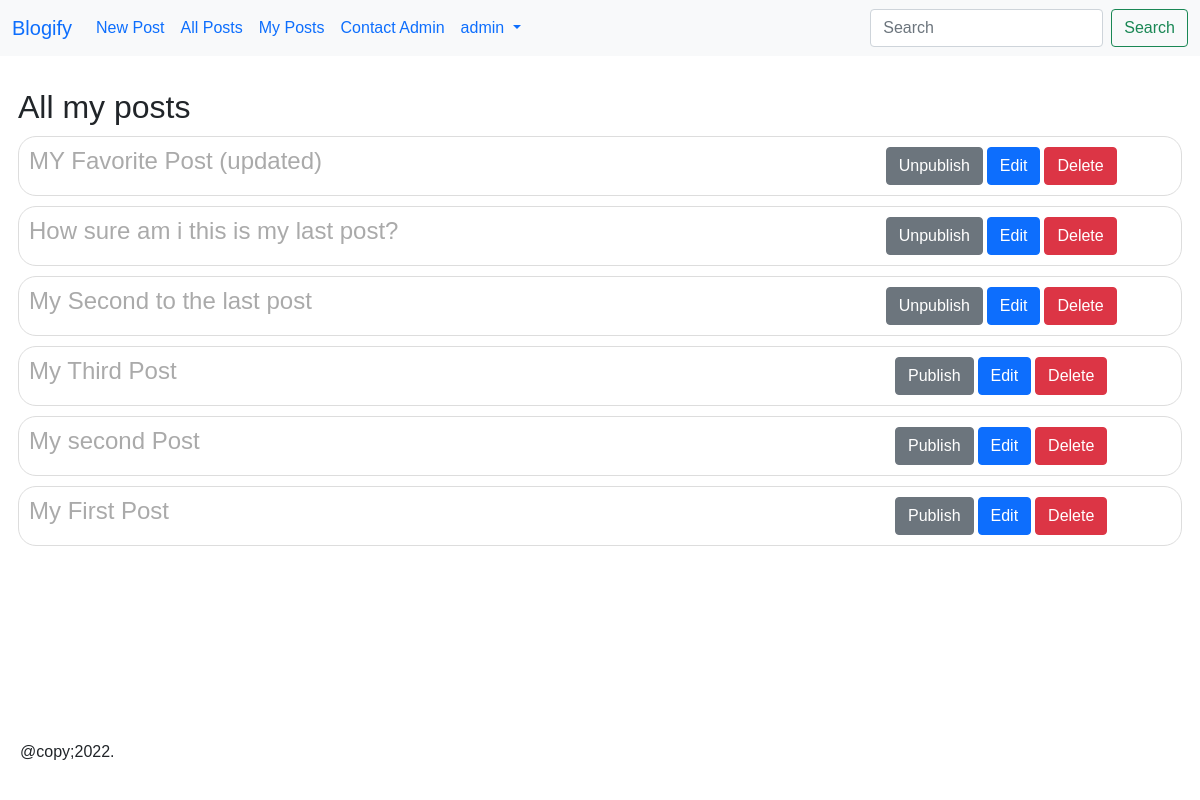
/posts/my-post/ (signed in), run on an earlier commit of the app's database.
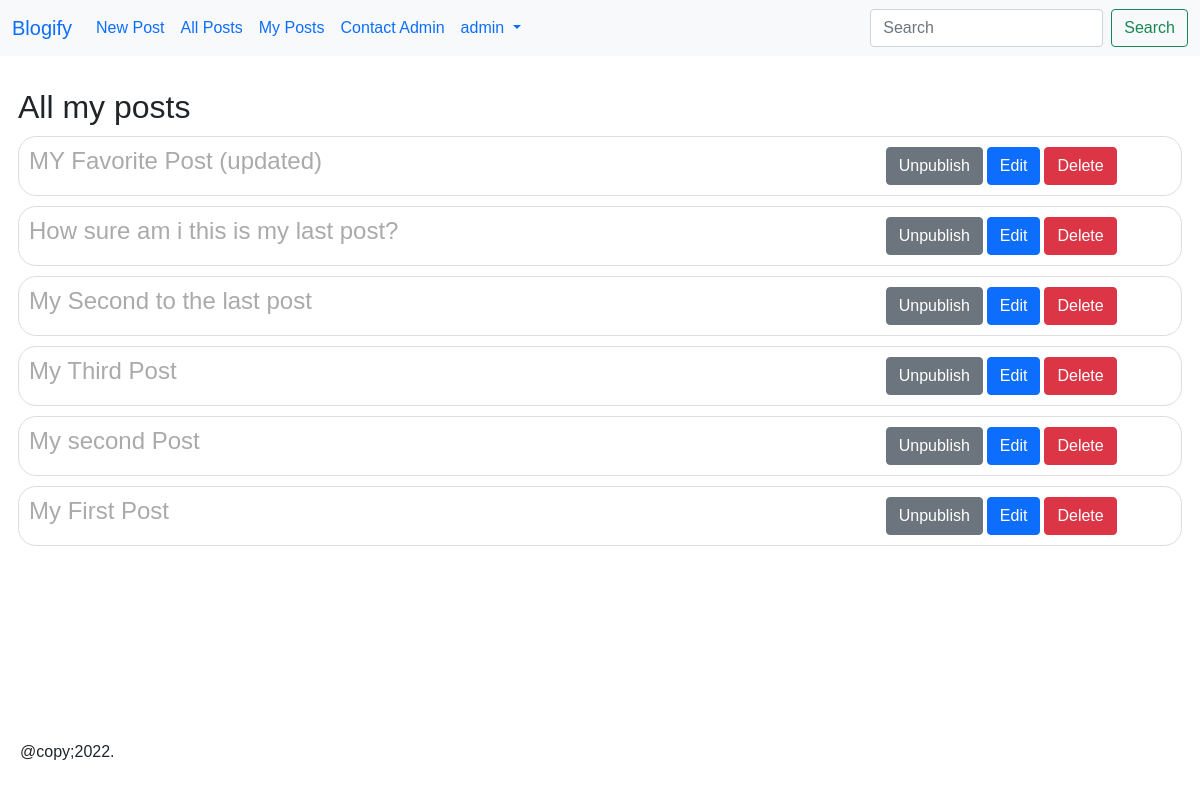
And on a later commit of the database.
### posts/models.py (models this page shows, shortened)
class Post(models.Model):
    STATUS_CHOICES = (
        ('draft', 'Draft'),
        ('published', 'Published'),
    )
    title = models.CharField(max_length=255)
    author = models.ForeignKey(
        get_user_model(),
        on_delete = models.CASCADE,
        related_name = 'posts'
    )
    body = models.TextField()
    publish = models.DateTimeField(default=timezone.now)
    created = models.DateTimeField(auto_now_add=True)
    updated = models.DateTimeField(auto_now=True)
    status = models.CharField(
        max_length=10,
        choices=STATUS_CHOICES,
        default='draft'
    )
    slug = models.SlugField(
        max_length=255,
        blank=True,
        null= True
    )
    class Meta:
        ordering = ('-publish',)

### posts/views.py (the view)
# urls.py: path('my-post/', MyPostsView.as_view(), name='my_posts'),
@method_decorator(login_required, name="dispatch")
class MyPostsView(ListView):
    model = Post
    template_name = 'blog/my_posts.html'
    context_object_name = 'posts'
    paginate_by = 20
    def get_queryset(self):
        return Post.objects.filter(author=self.request.user)

### templates/blog/my_posts.html (shortened to what this page needs)
{% extends '_base.html' %}
{% block content %}
    <h2>All my posts</h2>
    {% for post in posts %}
        <div class="post-circle">
            <div class="post-circle-title">
                <h4>{{ post.title }}</h4>
            </div>
            <div class="post-circle-buttons">
                <a href="{% url 'publish_post' post.pk %}" class="btn btn-secondary">
                    {% if post.status == 'draft' %}
                        Publish
                    {% else %}
                        Unpublish
                    {% endif %}
                </a>
                <a href="{% url 'post_update' post.pk %}" class="btn btn-primary">Edit</a>
                <a href="{% url 'post_delete' post.pk %}" class="btn btn-danger">Delete</a>
            </div>
        </div>
    {% empty %}
        <p>You have no posts yet.</p>
    {% endfor %}
{% endblock content %}

What changed in the data, as far as the page shows it:
changed Post "My Third Post": status "Publish" → "Unpublish"
changed Post "My second Post": status "Publish" → "Unpublish"
changed Post "My First Post": status "Publish" → "Unpublish"
